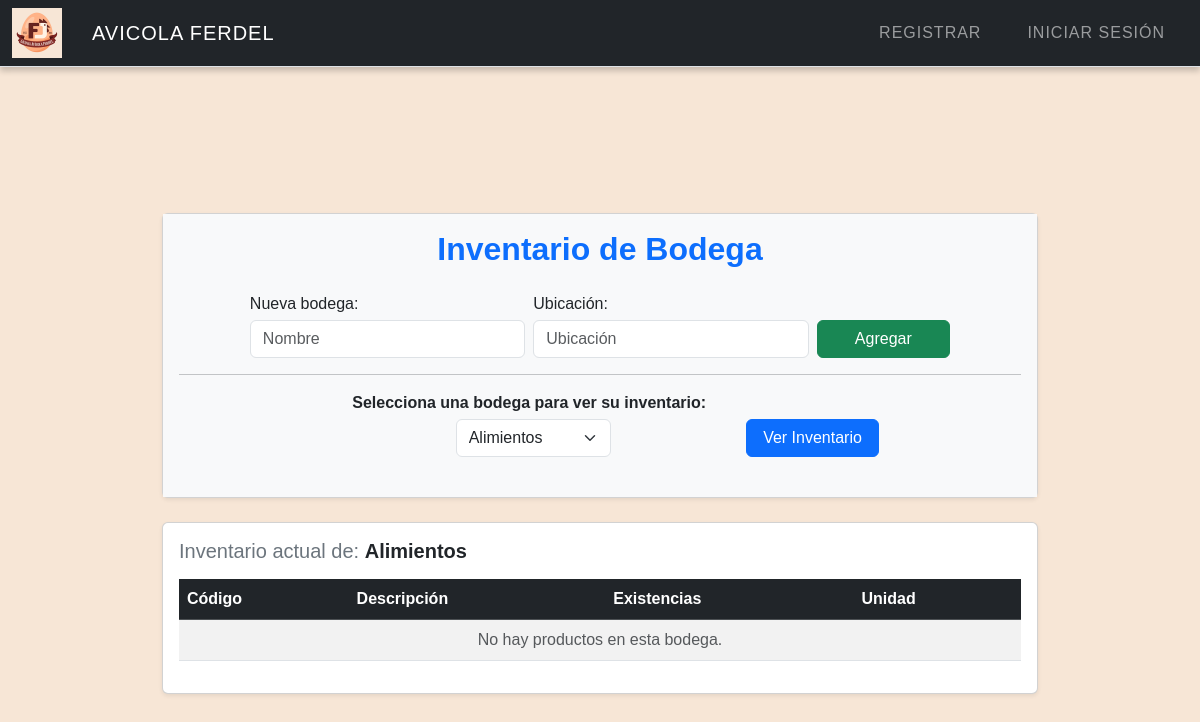
The page /bodega on the database as committed earlier.
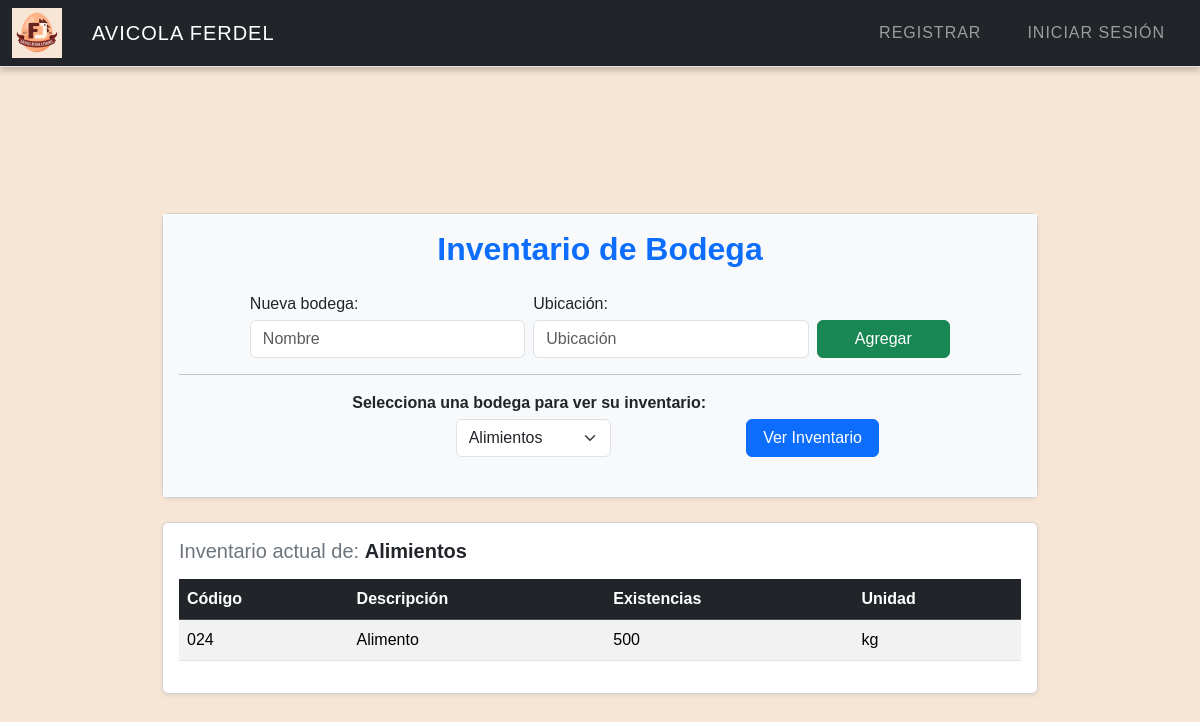
The same page on the database as committed later.
### tables this page shows
CREATE TABLE Inventario_Bodega (
    ID_Bodega INTEGER,
    ID_Producto INTEGER,
    Existencias NUMERIC DEFAULT 0,
    PRIMARY KEY (ID_Bodega, ID_Producto),
    FOREIGN KEY (ID_Bodega) REFERENCES Bodegas(ID_Bodega),
    FOREIGN KEY (ID_Producto) REFERENCES Productos(ID_Producto)
);

CREATE TABLE Productos (
    ID_Producto INTEGER PRIMARY KEY AUTOINCREMENT,
    COD_Producto TEXT,
    Descripcion TEXT NOT NULL,
    Unidad_Medida INTEGER,
    Existencias NUMERIC DEFAULT 0,
    Estado INTEGER DEFAULT 1,
    Familia INTEGER,
    Costo_Promedio NUMERIC,
    IVA INTEGER DEFAULT 0,
    Tipo INTEGER,
    Precio_Venta NUMERIC,
    ID_Empresa INTEGER,
    Fecha_Creacion DATE DEFAULT CURRENT_DATE,
    Usuario_Creador INTEGER,
    FOREIGN KEY (Unidad_Medida) REFERENCES Unidades_Medida(ID_Unidad),
    FOREIGN KEY (Familia) REFERENCES Familia(ID_Familia),
    FOREIGN KEY (Tipo) REFERENCES Tipo_Producto(ID_TipoProducto),
    FOREIGN KEY (ID_Empresa) REFERENCES Empresa(ID_Empresa)
);

CREATE TABLE Unidades_Medida (
    ID_Unidad INTEGER PRIMARY KEY AUTOINCREMENT,
    Descripcion TEXT NOT NULL,
    Abreviatura TEXT
);

### app.py (the view, shortened to what this page needs)
@app.route("/bodega", methods=["GET", "POST"])
def ver_bodega():
    bodegas = db.execute("SELECT ID_Bodega, Nombre FROM Bodegas")
    bodega_id = request.args.get("bodega_id", type=int)
    if not bodega_id and bodegas:
        bodega_id = bodegas[0]["ID_Bodega"]  # Por defecto la primera
    inventario = []
    if bodega_id:
        inventario = db.execute("""
            SELECT P.COD_Producto, P.Descripcion, I.Existencias, U.Abreviatura
            FROM Inventario_Bodega I
            JOIN Productos P ON P.ID_Producto = I.ID_Producto
            LEFT JOIN Unidades_Medida U ON U.ID_Unidad = P.Unidad_Medida
            WHERE I.ID_Bodega = ?
            ORDER BY P.Descripcion
        """, bodega_id)
    return render_template("bodega.html", bodegas=bodegas, inventario=inventario, bodega_id=bodega_id)

### app.py (called while the page is built)
@app.after_request
def after_request(response):
    response.headers["Cache-Control"] = "no-cache, no-store, must-revalidate"
    response.headers["Expires"] = 0
    response.headers["Pragma"] = "no-cache"
    return response

### Templates/bodega.html (shortened to what this page needs)
{% extends "layout.html" %}
{% block main %}
<div class="container" style="max-width: 900px; margin-top: 20px;">
    <div class="card shadow-sm mb-4">
        <div class="card-body bg-light">
            <h2 class="card-title text-center mb-4 text-primary" style="font-weight: 700;">Inventario de Bodega</h2>
            <form method="post" class="row g-2 align-items-end mb-3 justify-content-center">
                <div class="col-md-4 col-12">
                    <label class="form-label mb-1">Nueva bodega:</label>
                    <input type="text" name="nombre" class="form-control" placeholder="Nombre" required>
                </div>
                <div class="col-md-4 col-12">
                    <label class="form-label mb-1">Ubicación:</label>
                    <input type="text" name="ubicacion" class="form-control" placeholder="Ubicación">
                </div>
                <div class="col-md-2 col-12">
                    <button type="submit" class="btn btn-success w-100">Agregar</button>
                </div>
            </form>
            <hr>
            <form method="get" class="row g-2 align-items-end mb-4 justify-content-center">
                <div class="col-md-6 col-12 text-center">
                    <label for="bodega_id" class="form-label mb-1"><strong>Selecciona una bodega para ver su inventario:</strong></label>
                    <select name="bodega_id" id="bodega_id" class="form-select d-inline-block w-auto ms-2">
                        {% for b in bodegas %}
                            <option value="{{ b.ID_Bodega }}" {% if b.ID_Bodega == bodega_id %}selected{% endif %}>
                                {{ b.Nombre }}
                            </option>
                        {% endfor %}
                    </select>
                </div>
                <div class="col-md-2 col-12">
                    <button type="submit" class="btn btn-primary w-100">Ver Inventario</button>
                </div>
            </form>
        </div>
    </div>
    <div class="card shadow-sm">
        <div class="card-body">
            <h5 class="mb-3 text-secondary">
                Inventario actual de:
                <span class="fw-bold text-dark">
                    {{
                        (bodegas | selectattr('ID_Bodega', 'equalto', bodega_id)
                                 | map(attribute='Nombre')
                                 | list
                                 | first)
                        or '---'
                    }}
                </span>
            </h5>
            <div class="table-responsive">
                <table class="table table-striped table-hover align-middle">
                    <thead class="table-dark">
                        <tr>
                            <th scope="col">Código</th>
                            <th scope="col">Descripción</th>
                            <th scope="col">Existencias</th>
                            <th scope="col">Unidad</th>
                        </tr>
                    </thead>
                    <tbody>
                        {% for prod in inventario %}
                        <tr>
                            <td>{{ prod.COD_Producto }}</td>
                            <td>{{ prod.Descripcion }}</td>
                            <td>{{ prod.Existencias }}</td>
                            <td>{{ prod.Abreviatura or '' }}</td>
                        </tr>
                        {% else %}
                        <tr>
                            <td colspan="4" class="text-center text-muted">No hay productos en esta bodega.</td>
                        </tr>
                        {% endfor %}
                    </tbody>
                </table>
            </div>
        </div>
    </div>
</div>
{% endblock %}

Rows that differ between the two databases and show on the page:
added Inventario_Bodega: COD_Producto "024", Descripcion "Alimento", Existencias "500", Abreviatura "kg"
Other text that changed with them:
text no longer shown: "No hay productos en esta bodega."
